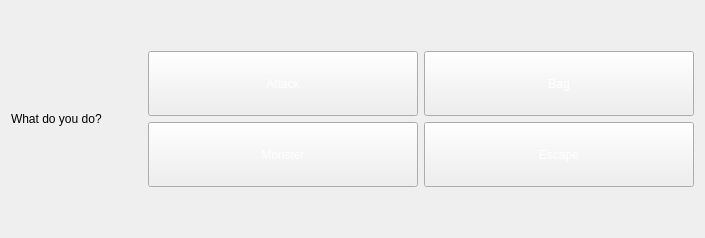
         <widget class="QWidget" name="stackedWidgetFightBottomBarPageMain">
          <layout class="QHBoxLayout" name="horizontalLayout_5">
           <item>
            <widget class="QLabel" name="label_15">
             <property name="maximumSize">
              <size>
               <width>200</width>
               <height>16777215</height>
              </size>
             </property>
             <property name="styleSheet">
              <string notr="true">color: rgb(0, 0, 0);</string>
             </property>
             <property name="text">
              <string>What do you do?</string>
             </property>
            </widget>
           </item>
           <item>
            <spacer name="horizontalSpacer_48">
             <property name="orientation">
              <enum>Qt::Horizontal</enum>
             </property>
             <property name="sizeType">
              <enum>QSizePolicy::Preferred</enum>
             </property>
             <property name="sizeHint" stdset="0">
              <size>
               <width>40</width>
               <height>20</height>
              </size>
             </property>
            </spacer>
           </item>
           <item>
            <layout class="QVBoxLayout" name="verticalLayout_16">
             <item>
              <spacer name="verticalSpacer_34">
               <property name="orientation">
                <enum>Qt::Vertical</enum>
               </property>
               <property name="sizeHint" stdset="0">
                <size>
                 <width>20</width>
                 <height>40</height>
                </size>
               </property>
              </spacer>
             </item>
             <item>
              <widget class="QPushButton" name="pushButtonFightAttack">
               <property name="minimumSize">
                <size>
                 <width>270</width>
                 <height>65</height>
                </size>
               </property>
               <property name="maximumSize">
                <size>
                 <width>270</width>
                 <height>65</height>
                </size>
               </property>
               <property name="styleSheet">
                <string notr="true">QPushButton::hover {
background-position:left center;
}
QPushButton::pressed {
background-position:left bottom;
}
QPushButton { 
background-image: url(:/CC/images/interface/big-button-attack.png);
border-image: url(:/CC/images/empty.png);
color: rgb(255, 255, 255);
}</string>
               </property>
               <property name="text">
                <string>Attack</string>
               </property>
              </widget>
             </item>
             <item>
              <widget class="QPushButton" name="pushButtonFightMonster">
               <property name="minimumSize">
                <size>
                 <width>270</width>
                 <height>65</height>
                </size>
               </property>
               <property name="maximumSize">
                <size>
                 <width>270</width>
                 <height>65</height>
                </size>
               </property>
               <property name="styleSheet">
                <string notr="true">QPushButton::hover {
background-position:left center;
}
QPushButton::pressed {
background-position:left bottom;
}
QPushButton { 
background-image: url(:/CC/images/interface/big-button-attack.png);
border-image: url(:/CC/images/empty.png);
color: rgb(255, 255, 255);
}</string>
               </property>
               <property name="text">
                <string>Monster</string>
               </property>
              </widget>
             </item>
             <item>
              <spacer name="verticalSpacer_33">
               <property name="orientation">
                <enum>Qt::Vertical</enum>
               </property>
               <property name="sizeHint" stdset="0">
                <size>
                 <width>20</width>
                 <height>40</height>
                </size>
               </property>
              </spacer>
             </item>
            </layout>
           </item>
           <item>
            <layout class="QVBoxLayout" name="verticalLayout_35">
             <item>
              <spacer name="verticalSpacer_15">
               <property name="orientation">
                <enum>Qt::Vertical</enum>
               </property>
               <property name="sizeHint" stdset="0">
                <size>
                 <width>20</width>
                 <height>40</height>
                </size>
               </property>
              </spacer>
             </item>
             <item>
              <widget class="QPushButton" name="pushButtonFightBag">
               <property name="minimumSize">
                <size>
                 <width>270</width>
                 <height>65</height>
                </size>
               </property>
               <property name="maximumSize">
                <size>
                 <width>270</width>
                 <height>65</height>
                </size>
               </property>
               <property name="styleSheet">
                <string notr="true">QPushButton::hover {
background-position:left center;
}
QPushButton::pressed {
background-position:left bottom;
}
QPushButton { 
background-image: url(:/CC/images/interface/big-button-attack.png);
border-image: url(:/CC/images/empty.png);
color: rgb(255, 255, 255);
}</string>
               </property>
               <property name="text">
                <string>Bag</string>
               </property>
              </widget>
             </item>
             <item>
              <widget class="QPushButton" name="toolButtonFightQuit">
               <property name="minimumSize">
                <size>
                 <width>270</width>
                 <height>65</height>
                </size>
               </property>
               <property name="maximumSize">
                <size>
                 <width>270</width>
                 <height>65</height>
                </size>
               </property>
               <property name="styleSheet">
                <string notr="true">QPushButton::hover {
background-position:left center;
}
QPushButton::pressed {
background-position:left bottom;
}
QPushButton { 
background-image: url(:/CC/images/interface/big-button-attack.png);
border-image: url(:/CC/images/empty.png);
color: rgb(255, 255, 255);
}</string>
               </property>
               <property name="text">
                <string>Escape</string>
               </property>
              </widget>
             </item>
             <item>
              <spacer name="verticalSpacer_14">
               <property name="orientation">
                <enum>Qt::Vertical</enum>
               </property>
               <property name="sizeHint" stdset="0">
                <size>
                 <width>20</width>
                 <height>40</height>
                </size>
               </property>
              </spacer>
             </item>
            </layout>
           </item>
          </layout>
         </widget>
